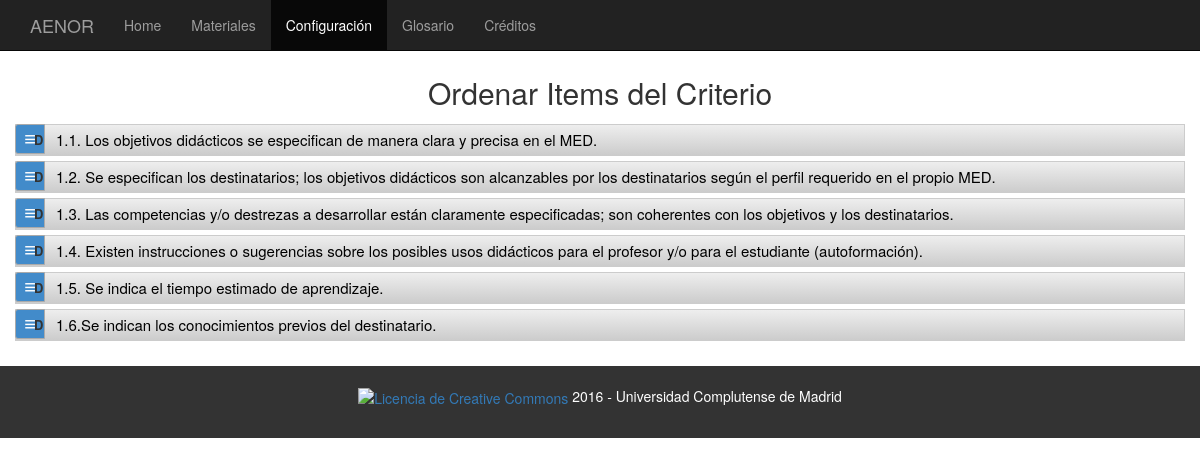
/ordenarItems.php?id=2, run on the app's committed database.
### tables this page shows
CREATE TABLE `items` (
  `id` int(11) NOT NULL AUTO_INCREMENT,
  `item_es` varchar(1000) NOT NULL,
  `descripcion_es` varchar(2500) NOT NULL,
  `id_criterio` int(11) NOT NULL,
  `nivel` varchar(5) NOT NULL,
  `orden` int(11) NOT NULL,
  PRIMARY KEY (`id`,`id_criterio`),
  KEY `id_criterio` (`id_criterio`),
  KEY `orden` (`orden`),
  CONSTRAINT `items_ibfk_1` FOREIGN KEY (`id_criterio`) REFERENCES `criterios` (`id`) ON DELETE CASCADE ON UPDATE CASCADE
);

### ordenarItems.php (the view, shortened to what this page needs)
<?php
	require('cabecera.php');
	require ('php/conexion.php');
	$id = $_GET['id'];
?>
<div class="container">
	<br>
	<div class="row">
		<div class="col-xs-12 col-md-12 centrarTexto">
			<h2>Ordenar Items del Criterio</h2>
		</div>
	</div>
	<div class="row">
		<div class="dd" id="nestable4">
			<ol class="dd-list">
			<?php
				$query_items = "SELECT id, item_es FROM items WHERE id_criterio=$id ORDER BY orden";
				$lista_items = $mysqli->query($query_items) or die ($mysqli->error. " en la línea ".(__LINE__-1));
				while($registro = $lista_items->fetch_assoc()){
			?>
		            <li class="dd-item dd3-item" data-id="<?php echo $registro['id']; ?>">
		                <div class="dd-handle dd3-handle">Drag</div>
		                <div class="dd3-content justificar"> <?php echo $registro['item_es']; ?>
		            	</div>
		            </li>
		        <?php
			    	}
		    	?>
	        </ol>
    	</div>
	</div>
</div>
<br>
<?php
	require('pie.php');
?>

### libs/nestable/css/nestable.css (style rules this page uses)
.dd { position: relative; display: block; margin: 0; padding: 0; max-width: 100%; list-style: none; font-size: 13px; line-height: 20px; }
.dd-list { display: block; position: relative; margin: 0; padding: 0; list-style: none; }
.dd-item, .dd-empty, .dd-placeholder { display: block; position: relative; margin: 0; padding: 0; min-height: 20px; font-size: 13px; line-height: 20px; width: 100% }
.dd-handle { display: block; height: 30px; margin: 5px 0; padding: 5px 10px; color: #333; text-decoration: none; font-weight: bold; border: 1px solid #ccc; background: #fafafa; background: -webkit-linear-gradient(top, #fafafa 0%, #eee 100%); background: -moz-linear-gradient(top, #fafafa 0%, #eee 100%); background: linear-gradient(top, #fafafa 0%, #eee 100%); -webkit-border-radius: 3px; border-radius: 3px; box-sizing: border-box; -moz-box-sizing: border-box; }
@media only screen and (min-width: 700px) { .dd { float: left; width: 100%; } }
.dd3-content { display: block; margin: 5px 0; padding: 5px 10px 5px 40px; color: #000; text-decoration: none; border: 1px solid #ccc; font-size: 15px; background: #fafafa; background: rgb(238,238,238); background: -moz-linear-gradient(top, rgba(238,238,238,1) 0%, rgba(204,204,204,1) 100%); background: -webkit-linear-gradient(top, rgba(238,238,238,1) 0%,rgba(204,204,204,1) 100%); background: linear-gradient(to bottom, rgba(238,238,238,1) 0%,rgba(204,204,204,1) 100%); filter: progid:DXImageTransform.Microsoft.gradient( startColorstr='#eeeeee', endColorstr='#cccccc',GradientType=0 ); box-sizing: border-box; -moz-box-sizing: border-box; }
.dd3-handle { position: absolute; margin: 0; left: 0; top: 0; cursor: pointer; width: 30px; text-indent: 100%; white-space: nowrap; overflow: hidden; border: 1px solid #aaa; background: #428bca; border-top-right-radius: 0; border-bottom-right-radius: 0; }
.dd3-handle:before { content: '≡'; display: block; position: absolute; left: 0; top: 3px; width: 100%; text-align: center; text-indent: 0; color: #fff; font-size: 20px; font-weight: normal; }

### css/nuestros_estilos.css (style rules this page uses)
body { padding-top: 3%; height: 100%; }
.justificar { text-align: justify; }
.centrarTexto { text-align: center; }

### data on the page
items: item_es "1.1. Los objetivos didácticos se especifican de manera clara y precisa en el MED."
items: item_es "1.2. Se especifican los destinatarios; los objetivos didácticos son alcanzables por los destinatarios según el perfil requerido en el propio MED."
items: item_es "1.3. Las competencias y/o destrezas a desarrollar están claramente especificadas; son coherentes con los objetivos y los destinatarios."
items: item_es "1.4. Existen instrucciones o sugerencias sobre los posibles usos didácticos para el profesor y/o para el estudiante (autoformación)."
items: item_es "1.5. Se indica el tiempo estimado de aprendizaje."
items: item_es "1.6.Se indican los conocimientos previos del destinatario."
